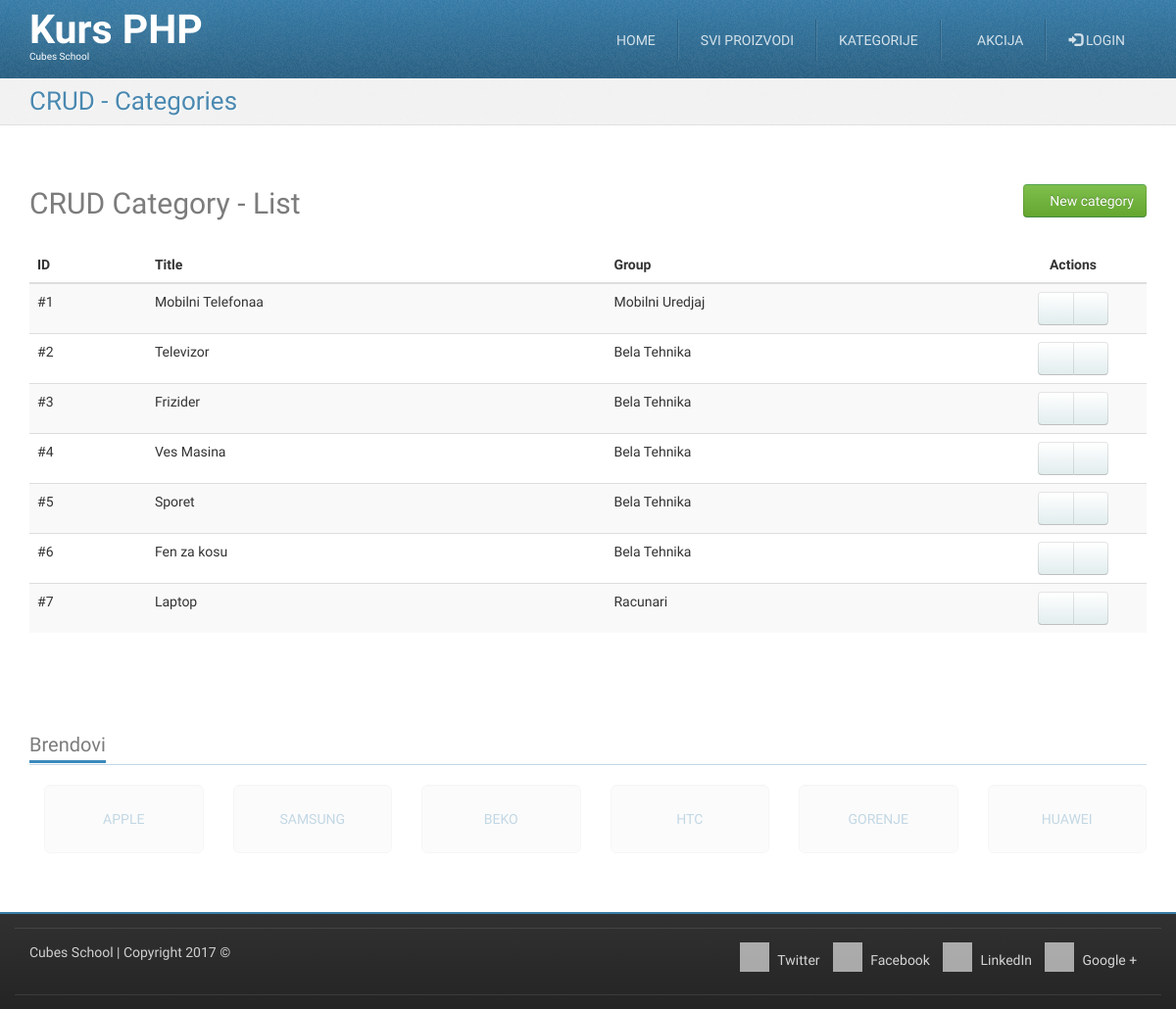
Page /crud-category-list.php on the committed database.
### tables this page shows
CREATE TABLE `categories` (
  `id` int(11) NOT NULL,
  `title` char(20) NOT NULL,
  `description` longtext NOT NULL,
  `group_id` int(11) NOT NULL
);

CREATE TABLE `groups` (
  `id` int(11) NOT NULL,
  `title` varchar(255) NOT NULL
);

### crud-category-list.php (called while the page is built, shortened)
<?php
require_once __DIR__ . '/models/m_categories.php';
$categories = categoriesFetchAll();
require_once __DIR__ . '/views/layout/header.php';
require_once __DIR__ . '/views/templates/t_crud-category-list.php';
require_once __DIR__ . '/views/layout/footer.php';

### models/m_categories.php (called while the page is built, shortened)
<?php
require_once __DIR__ . '/m_database.php';
function categoriesFetchAll() {
	$query = "SELECT `categories`.*, `groups`.`title` AS group_title "
			. "FROM `categories` "
			. "LEFT JOIN `groups` ON `categories`.`group_id` = `groups`.`id`";
	return dbFetchAll($query);
}

### models/m_database.php (called while the page is built, shortened)
<?php
function dbGetLink() {
	static $link;
	if (!isset($link)) {
		$link = mysqli_connect('127.0.0.1', 'cubes', 'cubes', 'cubesphp');
	}
	return $link;
}
function dbQuery($query) {
	$link = dbGetLink();
	$result = mysqli_query($link, $query);
	return $result;
}
function dbFetchAll($query) {
	$result = dbQuery($query);
	return mysqli_fetch_all($result, MYSQLI_ASSOC);
}

### views/templates/t_crud-category-list.php (the view)
<div id="highlighted">
	<div class="container">
		<div class="header">
			<h2 class="page-title">
				<span>CRUD - Categories</span>
			</h2>
		</div>
	</div>
</div>
<div id="content">
	<div class="container portfolio">
		<div class="row">
			<div class="col-md-12">
				<h2>
					CRUD Category - List
					<a href="/crud-category-insert.php" class="pull-right btn btn-success">
						<i class="fa fa-plus-circle"></i>
						New category
					</a>
				</h2>
			</div>
		</div>
		<div class="row">
			<div class="col-md-12">
				<table class="table table-striped table-hover">
					<thead>
						<tr>
							<th>ID</th>
							<th>Title</th>
							<th>Group</th>
							<th class="actions text-center">Actions</th>
						</tr>
					</thead>
					<tbody>
						<?php foreach ($categories as $category) {?>
						<tr>
							<td>
								#<?php echo htmlspecialchars($category['id']);?>
							</td>
							<td>
								<?php echo htmlspecialchars($category['title']);?>
							</td>
							<td>
								<?php echo htmlspecialchars($category['group_title']);?>
							</td>
							<td class="text-center">
								<div class="btn-group">
									<a href="/crud-category-edit.php?id=<?php echo htmlspecialchars($category['id']);?>" class="btn btn-default"><i class="fa fa-pencil"></i></a>
									<a href="/crud-category-delete.php?id=<?php echo htmlspecialchars($category['id']);?>" class="btn btn-default"><i class="fa fa-trash"></i></a>
								</div>
							</td>
						</tr>
						<?php }?>
					</tbody>
				</table>
			</div>
		</div>
	</div>
</div>

### skins/tema/css/theme-style.css (style rules this page uses)
h1, h2, h3 { line-height: 40px; }
h1, h2, h3, h4, h5, h6 { color: rgba(36, 36, 36, 0.6); }
a { color: #377ca8; text-decoration: none; }
.btn-default { color: #333333; text-shadow: 0 1px 1px rgba(255, 255, 255, 0.75); background-image: -webkit-linear-gradient(top, #ffffff 0%, #e2edee 100%); background-image: -o-linear-gradient(top, #ffffff 0%, #e2edee 100%); background-image: linear-gradient(to bottom, #ffffff 0%, #e2edee 100%); background-repeat: repeat-x; filter: progid:DXImageTransform.Microsoft.gradient(startColorstr='#ffffffff', endColorstr='#ffe2edee', GradientType=0); border-color: #e2edee #e2edee #b2cfd2; border-color: rgba(0, 0, 0, 0.1) rgba(0, 0, 0, 0.1) rgba(0, 0, 0, 0.25); *background-color: #e2edee; filter: progid:DXImageTransform.Microsoft.gradient(enabled = false); -webkit-transition: all; -o-transition: all; transition: all; }
.btn-success { color: #ffffff; text-shadow: 0 -1px 0 rgba(0, 0, 0, 0.25); background-image: -webkit-linear-gradient(top, #7fbf4d 0%, #63a62f 100%); background-image: -o-linear-gradient(top, #7fbf4d 0%, #63a62f 100%); background-image: linear-gradient(to bottom, #7fbf4d 0%, #63a62f 100%); background-repeat: repeat-x; filter: progid:DXImageTransform.Microsoft.gradient(startColorstr='#ff7fbf4d', endColorstr='#ff63a62f', GradientType=0); border-color: #63a62f #63a62f #3f6a1e; border-color: rgba(0, 0, 0, 0.1) rgba(0, 0, 0, 0.1) rgba(0, 0, 0, 0.25); *background-color: #63a62f; filter: progid:DXImageTransform.Microsoft.gradient(enabled = false); -webkit-transition: all; -o-transition: all; transition: all; }
html { background-image: -webkit-linear-gradient(top, #e0e0e0 0%, #ffffff 100%); background-image: -o-linear-gradient(top, #e0e0e0 0%, #ffffff 100%); background-image: linear-gradient(to bottom, #e0e0e0 0%, #ffffff 100%); background-repeat: repeat-x; filter: progid:DXImageTransform.Microsoft.gradient(startColorstr='#ffe0e0e0', endColorstr='#ffffffff', GradientType=0); }
body { margin: 0; font-family: "Monda", Arial, serif; font-size: 14px; line-height: 1.428571429; color: #333333; background-color: #ffffff; position: relative; }
.page-title { margin: 0; }
#highlighted { -webkit-transition: all 0.4s ease-out; -o-transition: all 0.4s ease-out; transition: all 0.4s ease-out; border-bottom: 1px solid #e1e1e1; background: #f2f2f2 url(../img/bg_noise-5.png) left top repeat; color: #377ca8; text-shadow: 1px 1px 1px #ffffff; }
.has-navbar-fixed-top #content { margin-top: 82px; }
.has-navbar-fixed-top.has-highlighted #highlighted, .has-navbar-fixed-top.page-index #highlighted, .has-navbar-fixed-top.page-index-carousel #highlighted, .has-navbar-fixed-top.page-starter #highlighted { margin-top: 80px; }
.has-navbar-fixed-top.has-highlighted #content, .has-navbar-fixed-top.page-index #content, .has-navbar-fixed-top.page-index-carousel #content, .has-navbar-fixed-top.page-starter #content { margin-top: 0; }
#content { padding: 40px 0; background-color: #ffffff; }
.header { margin-bottom: 0; }
.header:before, .header:after { content: " "; display: table; }
.header:after { clear: both; }
.header .page-title { font-size: 26px; margin: 8px 0 8px 0; color: rgba(55, 124, 168, 0.9); }
.header .page-title span, .header .page-title small { display: block; line-height: 1.2 !important; }
@media (min-width: 768px) { .header .page-title { float: left; } }
.services .row, .portfolio .row { margin-bottom: 1em; }

### skins/tema/css/custom-style.css (style rules this page uses)
table .actions { width: 150px; }

### skins/tema/css/colour-blue.css (style rules this page uses)
body a { color: #377ca8; text-decoration: none; }
body #highlighted { border-bottom-color: #e1e1e1; background-color: #f2f2f2; color: #377ca8; text-shadow: 1px 1px 1px #ffffff; }
body .header .page-title { color: rgba(55, 124, 168, 0.9); }

### rows in the picture
categories: id "1", title "Mobilni Telefonaa", group.title "Mobilni Uredjaj"
categories: id "2", title "Televizor", group.title "Bela Tehnika"
categories: id "3", title "Frizider", group.title "Bela Tehnika"
categories: id "4", title "Ves Masina", group.title "Bela Tehnika"
categories: id "5", title "Sporet", group.title "Bela Tehnika"
categories: id "6", title "Fen za kosu", group.title "Bela Tehnika"
categories: id "7", title "Laptop", group.title "Racunari"
